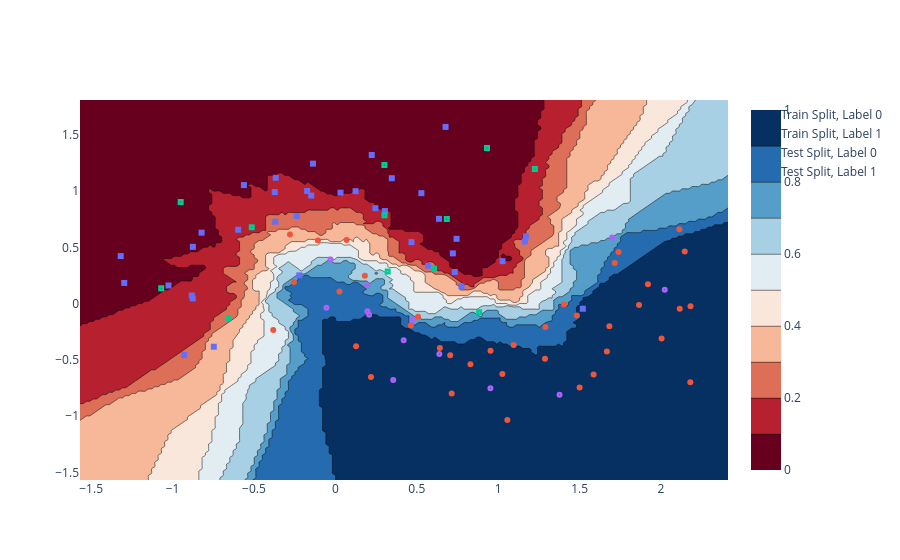

Source (notebook cell):
### Code cell
fig = go.Figure(data=[
    go.Scatter(
        x=X[y==label, 0], y=X[y==label, 1],
        name=f'{split} Split, Label {label}',
        mode='markers', marker_symbol=marker
    )
    for X, y, label, split, marker in trace_specs
])
fig.add_trace(
    go.Contour(
        x=xrange,
        y=yrange,
        z=z,
        colorscale='RdBu'
    )
)
